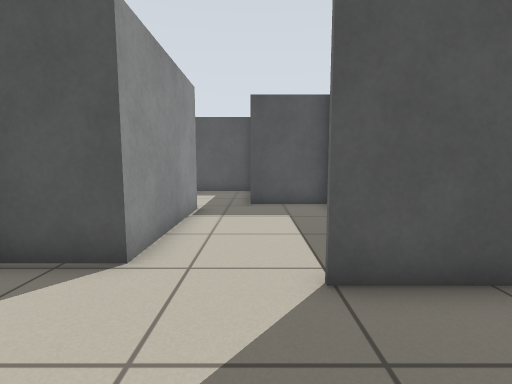
view 1 (above)

19 first-person views from a walk through a Stage world. The camera is 0.78 m above the floor, tilts 6° down and sees 85° across. The lines on the ground mark 1 m squares. The floor is counted in squares, 0.5 m on a side. Each view is taken from the middle of a square. On the plan, view 1 faces up. The plan holds only what a view shows up to about 14 squares ahead; the rest is blank. Robots are left out.

view 2
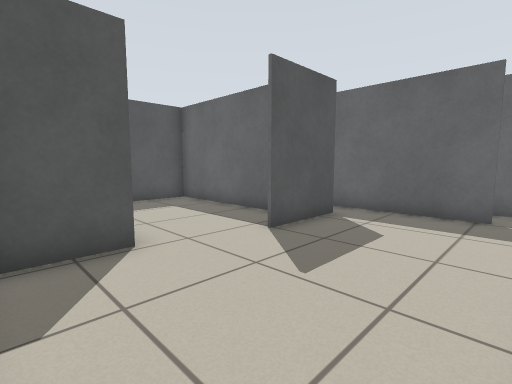

view 3
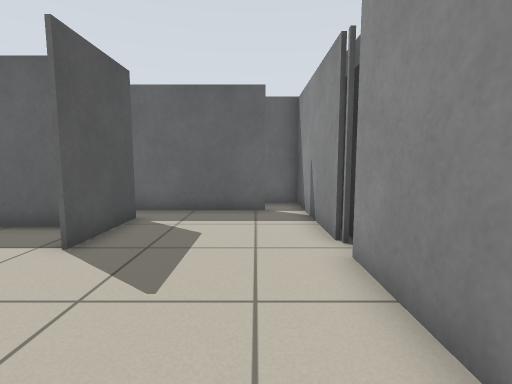

view 4
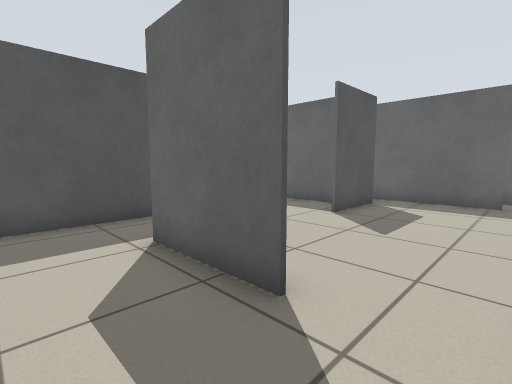

view 5
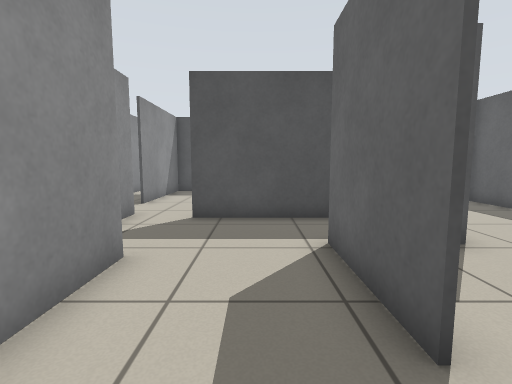

view 6
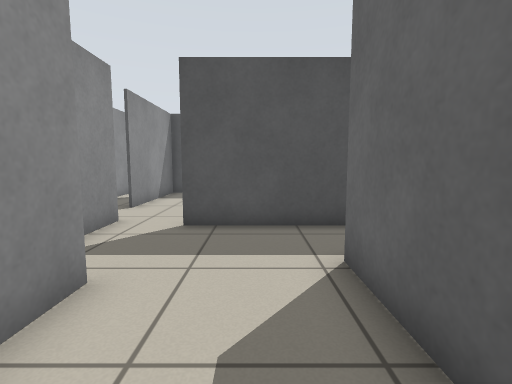

view 7
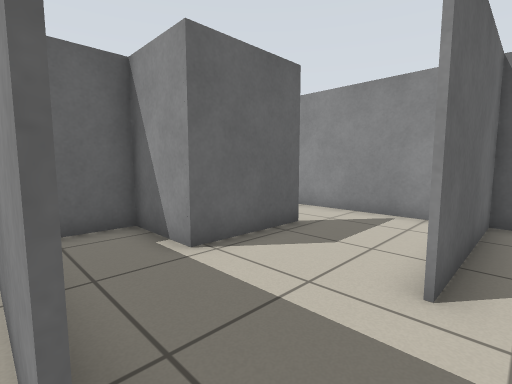

view 8
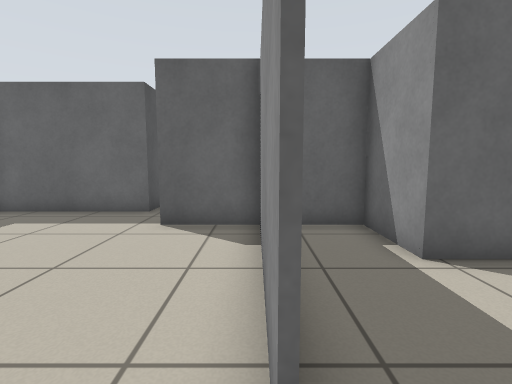

view 9
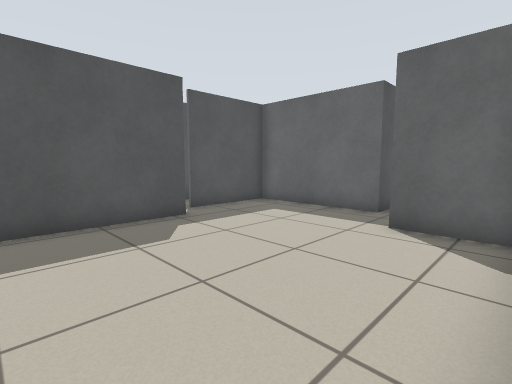

view 10
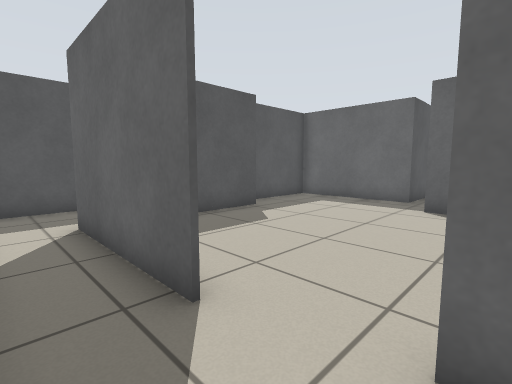

view 11
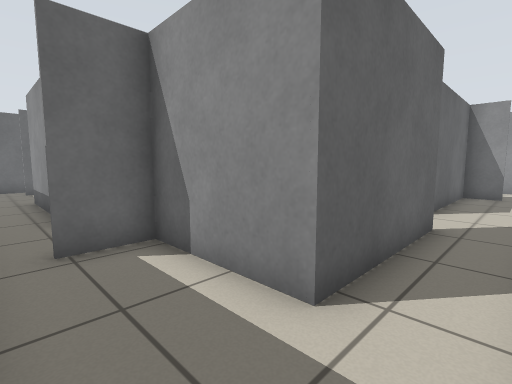

view 12
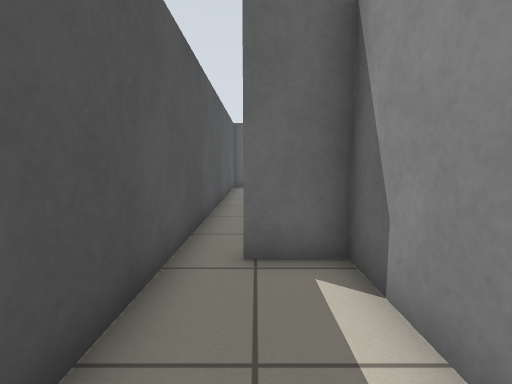

view 13
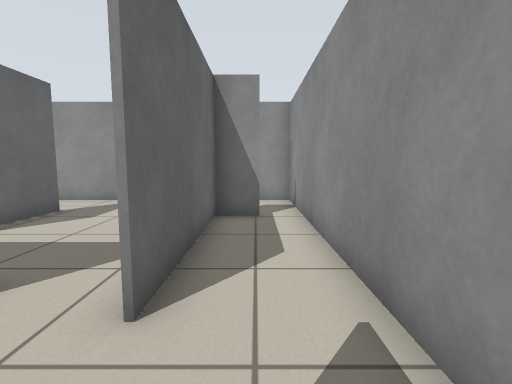

view 14
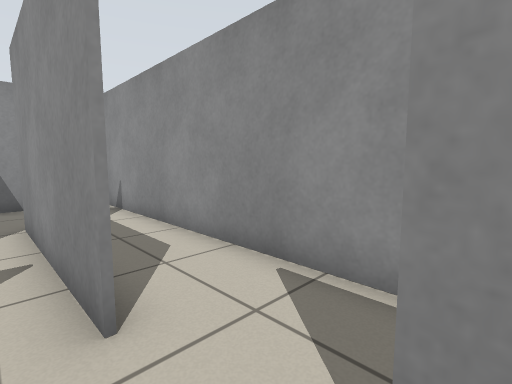

view 15
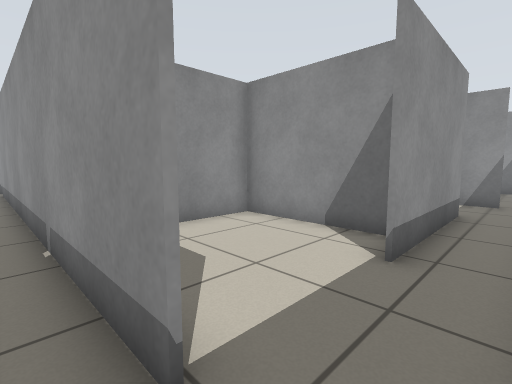

view 16
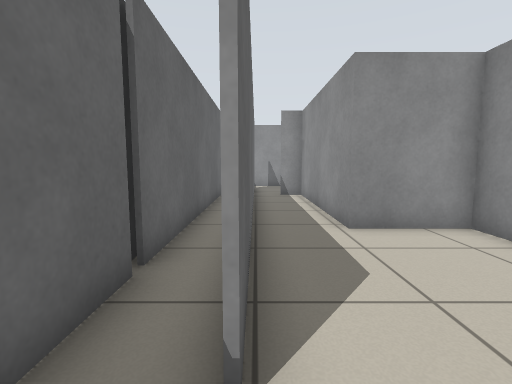

view 17
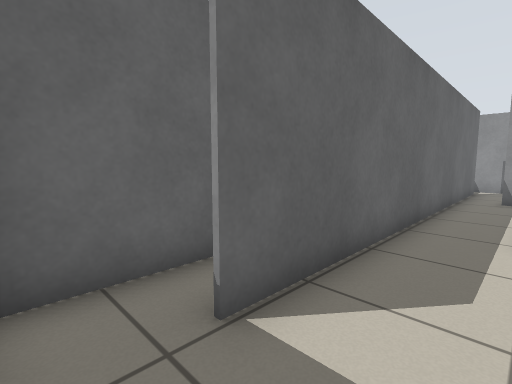

view 18
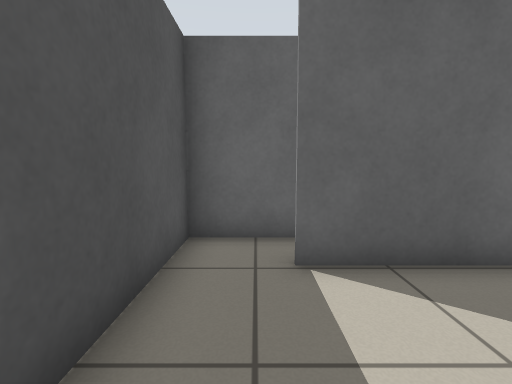

view 19
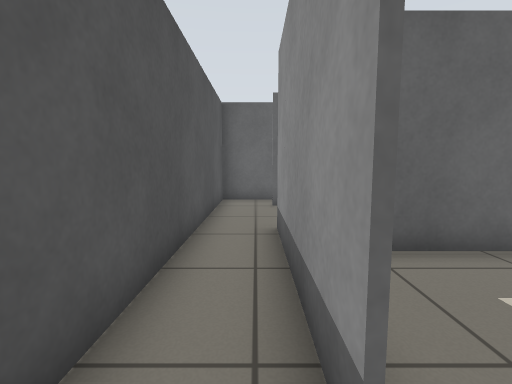

### Floor plan
Points are (right, up) in squares from view 1. A wall is a line through its corners. A room is listed if a view was taken in it or the views show most of it. See-through windows are left out.
Room 1 (views 1, 2, 3)
walls: (1.2, -1.6) (5.5, -1.6); (1.6, -2) (2.5, -2); (-2, 4.2) (-4, 4.2); (3.9, 3.4) (0.9, 3.4); (-4.4, -1.6) (0.5, -1.6); (5.1, -0.4) (5.1, 3.1)
ways out: opening at (-5, -0.5) to room 2; opening at (5, -1) to room 5; gap at (4, 3) to room 6; opening at (-0.5, 3.5) to room 7
Room 2 (views 4, 5, 6, 7, 8, 9)
walls: (-8.2, 3.5) (-8.2, 1.2); (-4.6, 0.9) (-4.6, 4.3) (-2.1, 4.3) (-2.1, 5.9); (-3.4, 6.8) (-7.9, 6.8); (-9.7, 7.5) (-9.7, 3.5); (-7.1, -1.6) (-4.4, -1.6)
ways out: opening at (-5, -0.5) to room 1; opening at (-8.5, 7) to room 4; opening at (-9, 2.5) to room 8
Room 3 (views 10, 11, 12, 13)
walls: (-10.4, 9.5) (-10.4, 14.5) (-6.6, 14.5) (-6.6, 16.2); (-12.4, 9) (-12.4, -1.6) (-9.5, -1.6); (-12.4, 14) (-12.4, 12.8); (-11.1, 1.9) (-9.8, 1.9) (-9.8, 7.5); (-12.4, 16.2) (-12.4, 15.8); (-6.4, 17.4) (-11.6, 17.4)
ways out: opening at (-10, 8.5) to room 4; opening at (-7, 17) to room 6; opening at (-10.5, 0) to room 8
Room 4 (view 14)
walls: (-4.5, 14.4) (-8.8, 14.4); (-0.2, 10.4) (-0.2, 15.4) (-3.9, 15.4); (-7.9, 6.9) (-2.1, 6.9) (-2.1, 9.5); (-10.3, 14.2) (-10.3, 9.5)
ways out: opening at (-8.5, 7) to room 2; opening at (-10, 8.5) to room 3; opening at (-4, 14) to room 6; opening at (-1, 10) to room 7
Room 5 (view 15)
walls: (6.7, 3.4) (6.7, 13); (6.7, 13.2) (6.7, 17.4) (5.5, 17.4); (5.2, 15.5) (5.2, -0.2); (5.5, -1.6) (6.7, -1.6) (6.7, -0.1)
ways out: opening at (5, -1) to room 1; opening at (5, 16.5) to room 6
Room 6 (views 16, 17, 18, 19)
walls: (-0.1, 14.9) (-0.1, 10.5) (2.8, 10.5) (2.8, 3.5) (3.9, 3.5); (-3.9, 15.5) (1.5, 15.5); (5.5, 17.4) (-6.4, 17.4); (-6.5, 16.2) (-6.5, 15); (5.1, 3.1) (5.1, 15.5)
ways out: gap at (4, 3) to room 1; opening at (-7, 17) to room 3; opening at (-4, 14) to room 4; opening at (5, 16.5) to room 5
Room 7 (no view inside)
walls: (-2, 9.5) (-2, 4.2); (2.7, 3.4) (2.7, 10.4) (-0.2, 10.4)
ways out: opening at (-0.5, 3.5) to room 1; opening at (-1, 10) to room 4
Room 8 (no view inside)
walls: (-9.7, 3.5) (-9.7, 1.8); (-9.5, -1.6) (-8.3, -1.6) (-8.3, 3.5)
ways out: opening at (-9, 2.5) to room 2; opening at (-10.5, 0) to room 3

Positions as (right, up) in squares from view 1, and headings:
1: (0, 0), facing up
2: (-4, -1), facing up-right
3: (-4, 0), facing right
4: (-7, -1), facing up-right
5: (-6, -1), facing up
6: (-6, 0), facing up
7: (-9, 7), facing down-right
8: (-9, 7), facing right
9: (-9, 7), facing up-right
10: (-12, 7), facing up-right
11: (-12, 17), facing down-right
12: (-11, 16), facing right
13: (-11, 10), facing down
14: (-9, 10), facing down-left
15: (6, 17), facing down-left
16: (5, 17), facing down
17: (3, 17), facing down-right
18: (1, 16), facing right
19: (-5, 16), facing right
